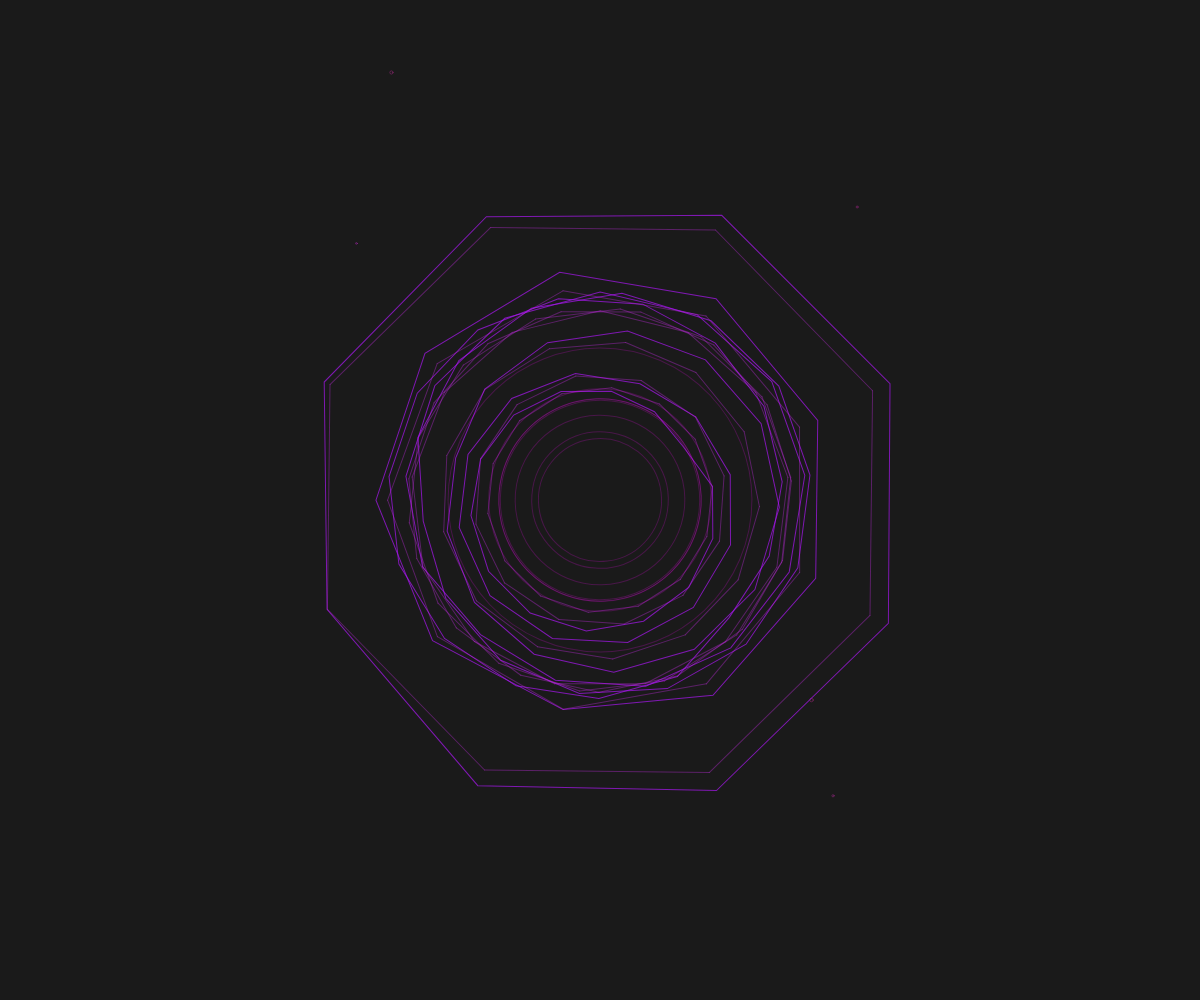
Frame 1 (no input)
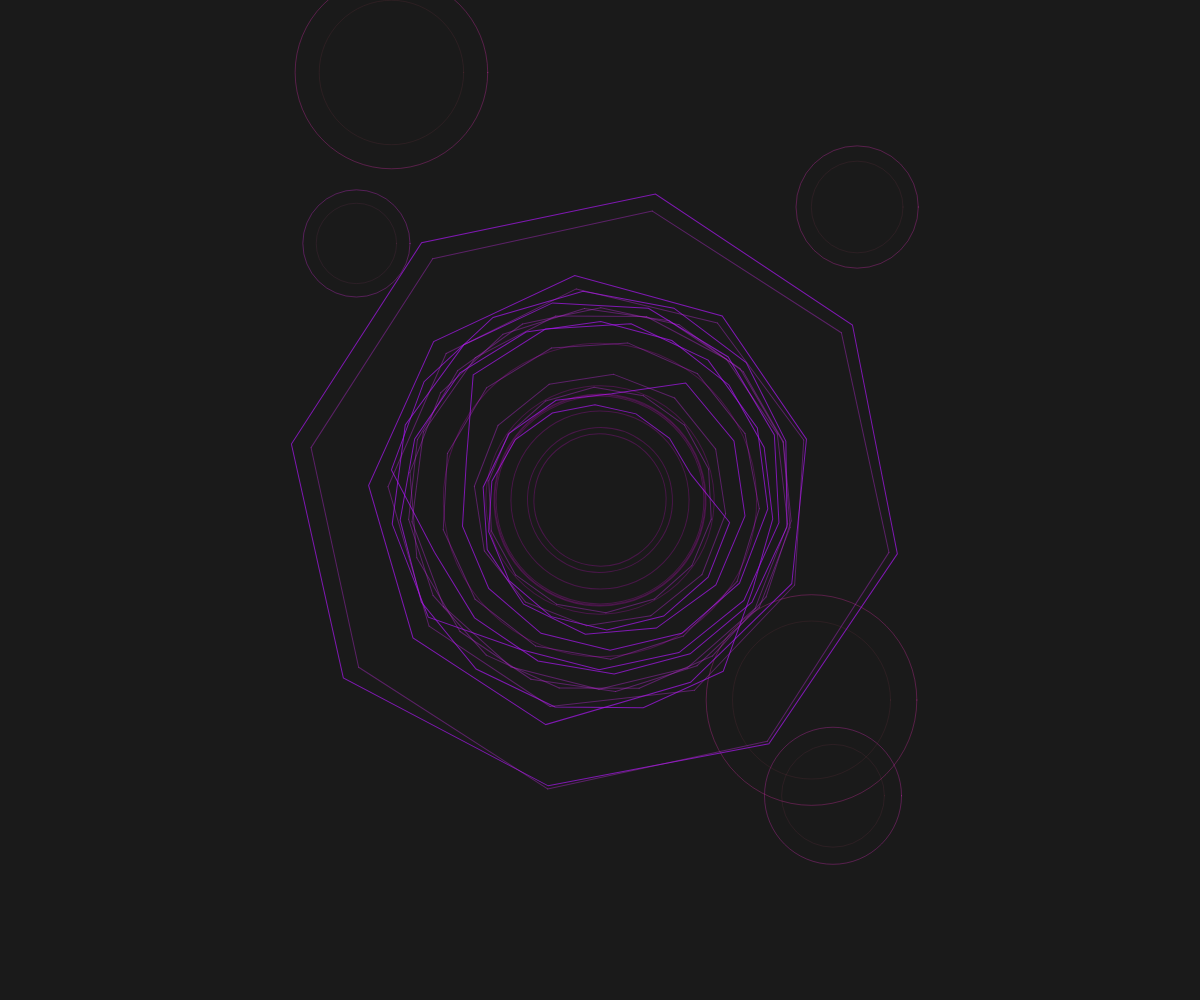
Frame 60 (no input)
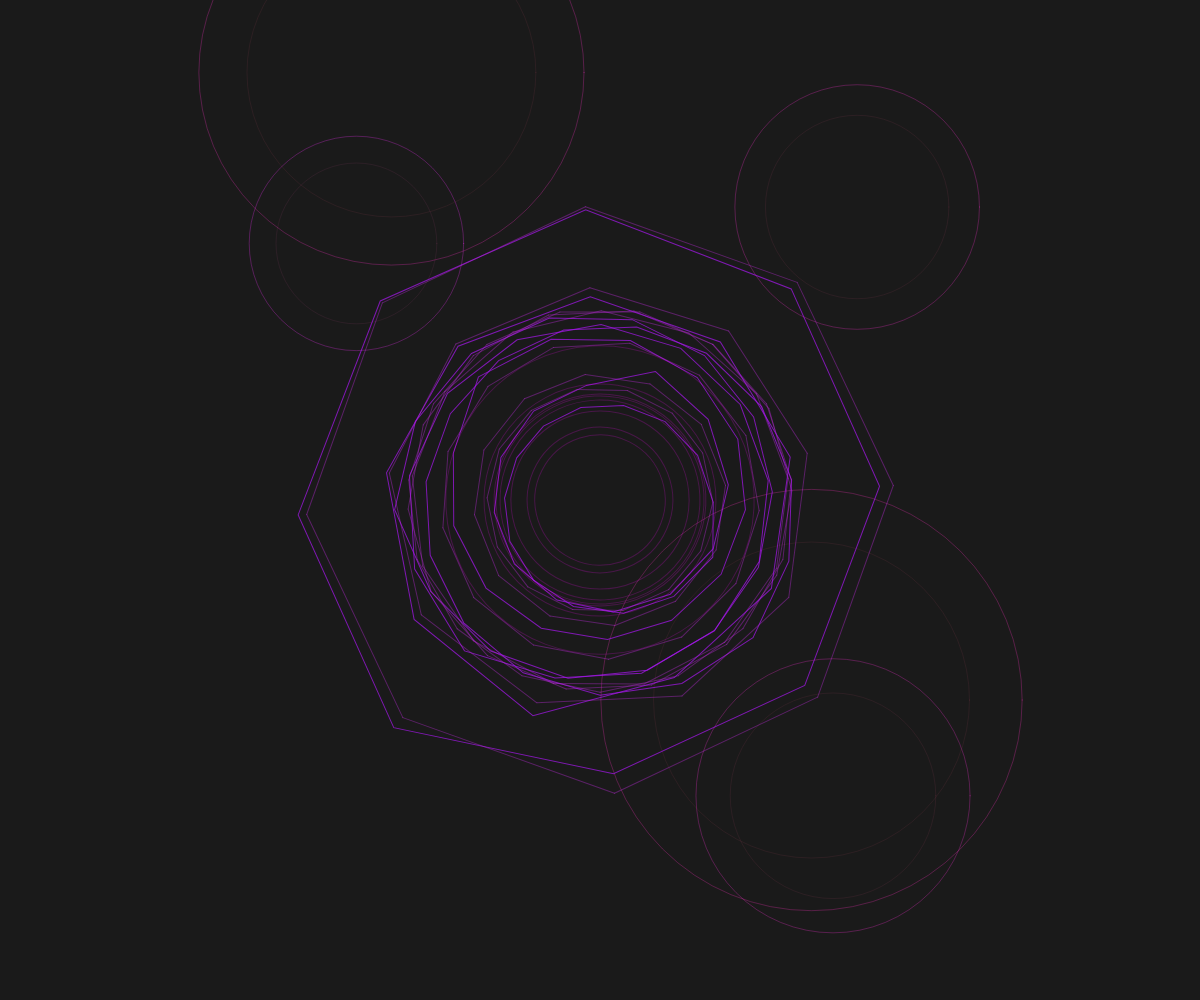
Frame 120 (the mouse pressed at the canvas centre since frame 60)

The p5.js sketch that drew these frames (run headless with seeded random() and noise() and a simulated clock; from frame 60 on, the mouse is pressed at the canvas centre):

// p5.js sketch
// ── sketch.js
let waves = [];
let circles = [];
let time = 0;

function setup() {
  createCanvas(windowWidth, windowHeight);
  colorMode(HSB, 360, 100, 100, 1);
  
  // Initialize seismic waves
  for (let i = 0; i < 5; i++) {
    waves.push({
      x: random(width),
      y: random(height),
      radius: 0,
      maxRadius: random(200, 400),
      speed: random(0.5, 2),
      hue: random(280, 320)
    });
  }
  
  // Initialize fracturing circles
  for (let i = 0; i < 8; i++) {
    circles.push({
      x: width/2,
      y: height/2,
      radius: random(100, 300),
      rotation: random(TWO_PI),
      speed: random(-0.005, 0.005),
      segments: floor(random(8, 16)),
      pulse: random(0.5, 1.5)
    });
  }
}

function draw() {
  background(0, 0, 10);
  
  time += 0.02;
  
  // Update and display seismic waves
  for (let i = 0; i < waves.length; i++) {
    let wave = waves[i];
    
    wave.radius += wave.speed;
    
    if (wave.radius > wave.maxRadius) {
      wave.radius = 0;
      wave.x = random(width);
      wave.y = random(height);
      wave.maxRadius = random(200, 400);
    }
    
    stroke(wave.hue, 80, 90, 0.3);
    noFill();
    ellipse(wave.x, wave.y, wave.radius * 2);
    
    // Add inner ripple
    if (wave.radius > 50) {
      stroke(wave.hue + 30, 60, 80, 0.1);
      ellipse(wave.x, wave.y, wave.radius * 1.5);
    }
  }
  
  // Update and display fracturing circles
  for (let i = 0; i < circles.length; i++) {
    let circle = circles[i];
    
    circle.rotation += circle.speed;
    
    push();
    translate(circle.x, circle.y);
    rotate(circle.rotation);
    
    stroke(280, 90, 95, 0.7);
    noFill();
    
    // Draw fracturing lines
    beginShape();
    for (let j = 0; j < circle.segments; j++) {
      let angle = map(j, 0, circle.segments, 0, TWO_PI);
      let x = cos(angle) * circle.radius;
      let y = sin(angle) * circle.radius;
      
      // Add some jitter to create jagged effect
      let jitter = sin(time + j * 0.3) * 20;
      x += cos(angle) * jitter;
      y += sin(angle) * jitter;
      
      vertex(x, y);
    }
    endShape(CLOSE);
    
    // Draw connecting lines for fracturing effect
    stroke(290, 80, 85, 0.4);
    beginShape(LINES);
    for (let j = 0; j < circle.segments; j++) {
      let angle1 = map(j, 0, circle.segments, 0, TWO_PI);
      let angle2 = map((j + 1) % circle.segments, 0, circle.segments, 0, TWO_PI);
      
      let x1 = cos(angle1) * circle.radius;
      let y1 = sin(angle1) * circle.radius;
      let x2 = cos(angle2) * circle.radius;
      let y2 = sin(angle2) * circle.radius;
      
      vertex(x1, y1);
      vertex(x2, y2);
    }
    endShape();
    
    pop();
  }
  
  // Add some pulsing effect to the circles
  for (let i = 0; i < circles.length; i++) {
    let circle = circles[i];
    let pulse = sin(time * circle.pulse) * 10 + 10;
    
    push();
    translate(circle.x, circle.y);
    rotate(circle.rotation);
    
    stroke(300, 95, 100, 0.2);
    noFill();
    
    ellipse(0, 0, circle.radius + pulse);
    
    pop();
  }
}

function windowResized() {
  resizeCanvas(windowWidth, windowHeight);
}
